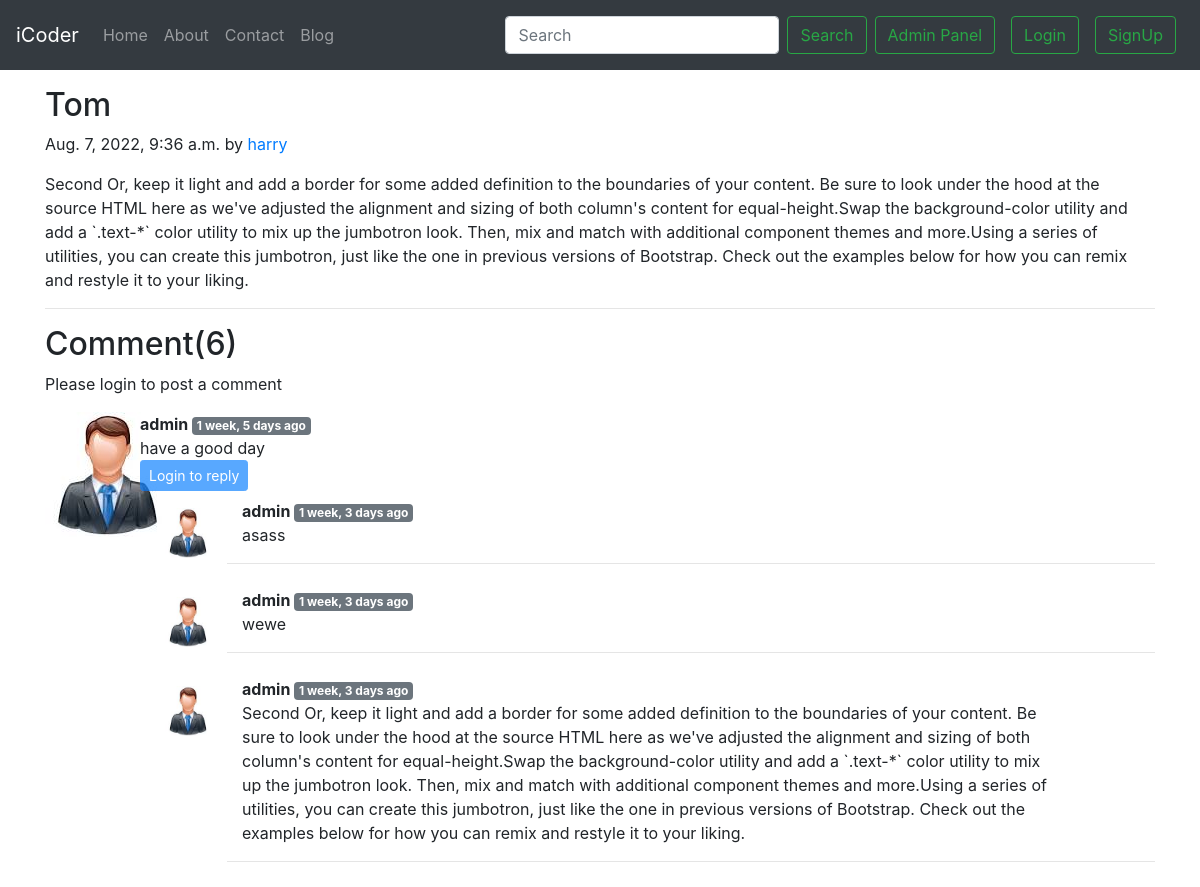
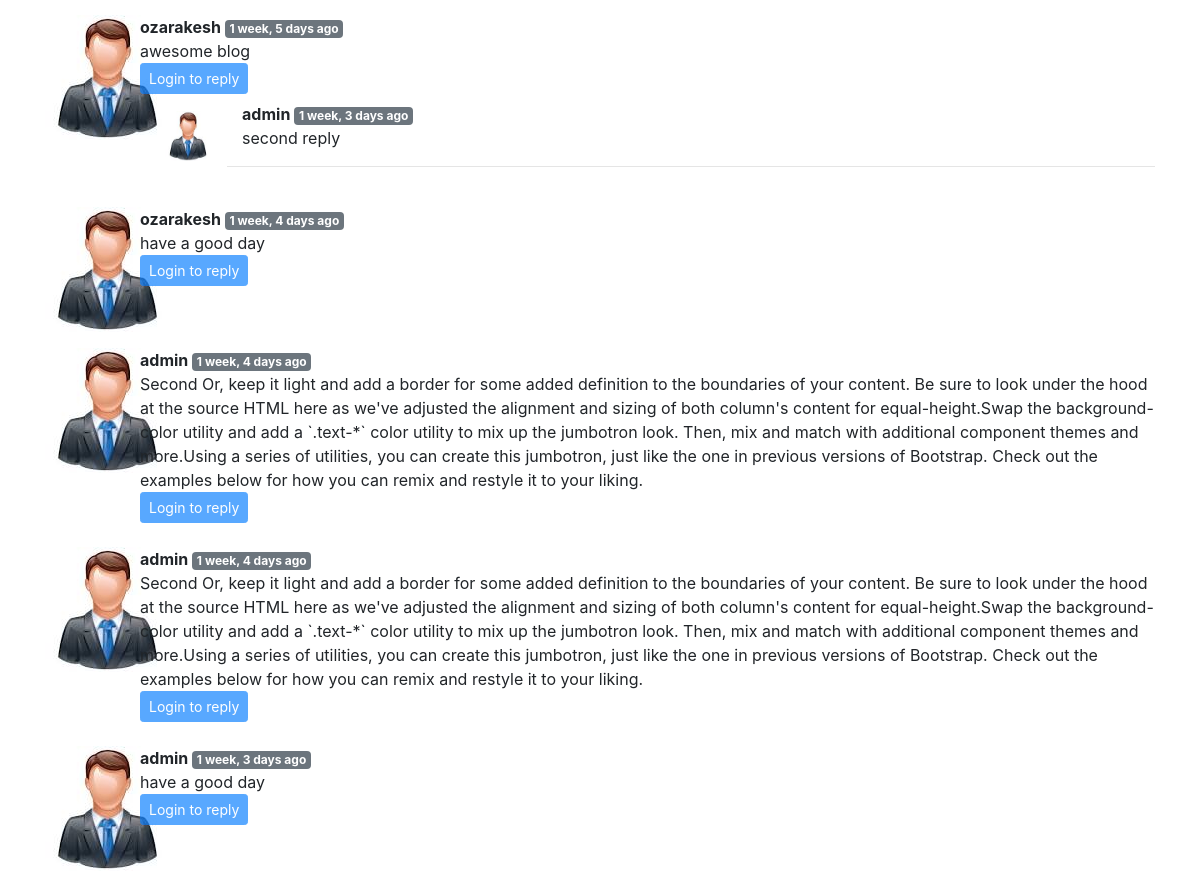
The app's page /blog/second_post with its own data (2 pictures, top to bottom).
### blog/models.py (models this page shows, shortened)
class Post(models.Model):
    sno = models.AutoField(primary_key=True)
    title = models.CharField(max_length=50)
    content = models.TextField()
    author = models.CharField(max_length=13)
    slug= models.CharField(max_length=130)
    timestamp = models.DateTimeField(blank=True)

class blogComment(models.Model):
    sno = models.AutoField(primary_key=True)
    comment = models.TextField()
    user = models.ForeignKey(User,on_delete=models.CASCADE)
    post = models.ForeignKey(Post,on_delete=models.CASCADE)
    parent = models.ForeignKey('self',on_delete=models.CASCADE,null=True)
    timestamp = models.DateTimeField(default=now)

### blog/views.py (the view)
# urls.py: path('<str:slug>',views.blogpost,name = "blogpost"),
def blogpost(request,slug):
    post = Post.objects.filter(slug=slug).first()
    comments= blogComment.objects.filter(post=post, parent=None)
    replies= blogComment.objects.filter(post=post).exclude(parent=None)
    replyDict={}
    for reply in replies:
        if reply.parent.sno not in replyDict.keys():
            replyDict[reply.parent.sno]=[reply]
        else:
            replyDict[reply.parent.sno].append(reply)
    context={'post':post, 'comments': comments, 'user': request.user, 'replyDict': replyDict}
    return render(request,'blog/blogpost.html',context)

### blog/templatetags/extras.py (called while the page is built)
@register.filter(name='get_val')
def get_val(dict, key):
    return dict.get(key)

### templates/blog/blogpost.html (shortened to what this page needs)
{% extends 'base.html' %}
{% block body %}
{% load humanize %}
{% load extras %}
<div class="container my-3">
  <h2 class="blog-post-title">{{post.title}}</h2>
  <p class="blog-post-meta">{{post.timestamp}} by <a href="' %}">{{post.author}}</a></p>
  <p>{{post.content|safe}}</p>
  <hr>
</div>
<div class="container">
  <h2>Comment({{comments.count}})</h2>
  <div class="my-2">
    {% if user.is_authenticated %}
    <form action="/blog/postComment" method="post">
      {% csrf_token %}
      <div class="form-group">
        <label for="comment">Post Comment</label>
        <input type="text" class="form-control" name="comment" placeholder="Enter comment here">
      </div>
      <input type="hidden" name="postSno" value="{{post.sno}}">
      <input type="hidden" name="parentSno" value="">
      <button type="submit" class="btn btn-primary my-2">Submit</button>
    </form>
    {% else %}
    Please login to post a comment
    {% endif %}
  </div>
  {% for comment in comments %}
  <div class="row my-3">
    <div class="col-md-1">
      <img src="/static/user.jpg" alt="" srcset="">
    </div>
    <div class="col-md-11"><b> {{comment.user.username }} </b> <span
        class="badge badge-secondary">{{comment.timestamp|naturaltime}} </span>
      <div>{{comment.comment}} </div>
      <div class="replay">
        {% if user.is_authenticated %}
        <button class="btn btn-primary btn-sm mt-2" type="button" data-toggle="collapse" data-target="#replay{{comment.sno}}"
          aria-expanded="false" aria-controls="replay{{comment.sno}}">
          Replay
        </button>
        <div class="collapse my-2" id="replay{{comment.sno}}">
          <div class="card card-body">
            <form action="/blog/postComment" method="post">
              {% csrf_token %}
              <div class="form-group">
                <label for="comment">Post Replay</label>
                <input type="text" class="form-control" name="comment" placeholder="Enter replay here">
                <input type="hidden" name="parentSno" value="{{comment.sno}}">
              </div>
              <input type="hidden" name="postSno" value="{{post.sno}}">
              <button type="submit" class="btn btn-primary my-2">Submit</button>
            </form>
          </div>
        </div>
        {% else %}
        <button class="btn btn-primary btn-sm" type="button" data-toggle="collapse" data-target="#replay{{comment.sno}}"
          aria-expanded="false" aria-controls="replay{{comment.sno}}" disabled>
          Login to reply
        </button>
        {% endif %}
        <div class="replies my-2">
          {% for reply in replyDict|get_val:comment.sno %}
          <div class="row my-2">
            <div class="col-md-1">
              <img class="image" src="/static/user.jpg" alt="" srcset="" style="
    margin-top: 9px;
    height: 50px;
    width: 46px;
    margin-left: 25px;
">
            </div>
            <div class="col-md-11">
              <div class="col-md-11 ">
                <b> {{reply.user.username}} </b> <span
                  class="badge badge-secondary ">{{reply.timestamp| naturaltime}}</span>
                <div>{{reply.comment}}</div>
              </div>
              <hr>
            </div>
          </div>
          {% endfor %}
        </div>
      </div>
    </div>
  </div>
  {% endfor %}
</div>
{% endblock %}

### records on screen
Post: title "Tom", timestamp "Aug. 7, 2022, 9:36 a.m.", author "harry", content "Second Or, keep it light and add a border for some added definition to the boundaries of your content. Be sure to look under the hood at the source HTML here as we've adjusted the alignment and sizing of both column's content for equal-height.Swap the background-color utility and add a `.text-*` color utility to mix up the jumbotron look. Then, mix and match with additional component themes and more.Using a series of utilities, you can create this jumbotron, just like the one in previous versions of Bootstrap. Check out the examples below for how you can remix and restyle it to your liking."
blogComment: user.username "admin", timestamp "1 week, 5 days ago", comment "have a good day"
blogComment: user.username "admin", timestamp "1 week, 3 days ago", comment "asass"
blogComment: user.username "admin", timestamp "1 week, 3 days ago", comment "wewe"
blogComment: user.username "admin", timestamp "1 week, 3 days ago", comment "Second Or, keep it light and add a border for some added definition to the boundaries of your content. Be sure to look under the hood at the source HTML here as we've adjusted the alignment and sizing of both column's content for equal-height.Swap the background-color utility and add a `.text-*` color utility to mix up the jumbotron look. Then, mix and match with additional component themes and more.Using a series of utilities, you can create this jumbotron, just like the one in previous versions of Bootstrap. Check out the examples below for how you can remix and restyle it to your liking."
blogComment: user.username "ozarakesh", timestamp "1 week, 5 days ago", comment "awesome blog"
blogComment: user.username "admin", timestamp "1 week, 3 days ago", comment "second reply"
blogComment: user.username "ozarakesh", timestamp "1 week, 4 days ago", comment "have a good day"
blogComment: user.username "admin", timestamp "1 week, 4 days ago", comment "Second Or, keep it light and add a border for some added definition to the boundaries of your content. Be sure to look under the hood at the source HTML here as we've adjusted the alignment and sizing of both column's content for equal-height.Swap the background-color utility and add a `.text-*` color utility to mix up the jumbotron look. Then, mix and match with additional component themes and more.Using a series of utilities, you can create this jumbotron, just like the one in previous versions of Bootstrap. Check out the examples below for how you can remix and restyle it to your liking."
blogComment: user.username "admin", timestamp "1 week, 4 days ago", comment "Second Or, keep it light and add a border for some added definition to the boundaries of your content. Be sure to look under the hood at the source HTML here as we've adjusted the alignment and sizing of both column's content for equal-height.Swap the background-color utility and add a `.text-*` color utility to mix up the jumbotron look. Then, mix and match with additional component themes and more.Using a series of utilities, you can create this jumbotron, just like the one in previous versions of Bootstrap. Check out the examples below for how you can remix and restyle it to your liking."
blogComment: user.username "admin", timestamp "1 week, 3 days ago", comment "have a good day"

### other values on screen
{{ comments.count }} "6"
